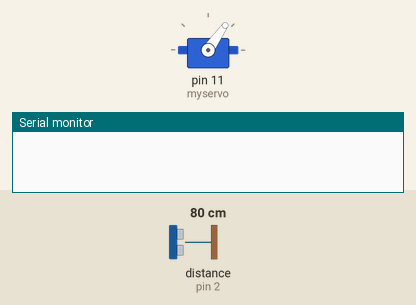
Recording of a sketch running on a simulated Arduino Uno, built with avr-gcc and run on an emulated ATmega328P. Parts: servo, the last lines printed to the serial monitor. Wiring (inferred from the names in the program): ultrasonic range finder: trigger pin 3; echo pin 2. The inputs (shaded band) are chosen by the test bench; at power-on: distance to the obstacle (sensor on pin 2) 80 cm. The echo pulse lasts 58.3 µs per cm.

Above: at 1.2 s.
1.3 s: distance to the obstacle (sensor on pin 2) set to 2 cm
2.8 s: distance to the obstacle (sensor on pin 2) set to 28 cm
4.3 s: distance to the obstacle (sensor on pin 2) set to 33 cm
At 4.52 s:
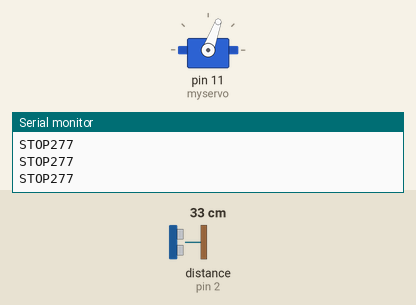
7.3 s: distance to the obstacle (sensor on pin 2) set to 4 cm
At 8.3 s:
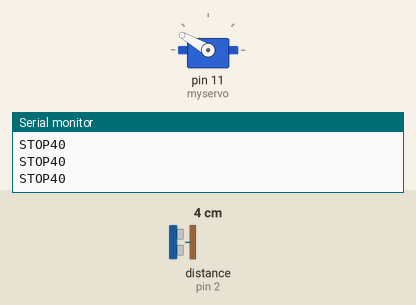
8.8 s: distance to the obstacle (sensor on pin 2) set to 35 cm
At 9.14 s:
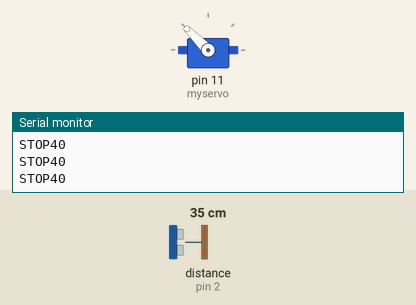
11.8 s: distance to the obstacle (sensor on pin 2) set to 9 cm
At 11.8 s:
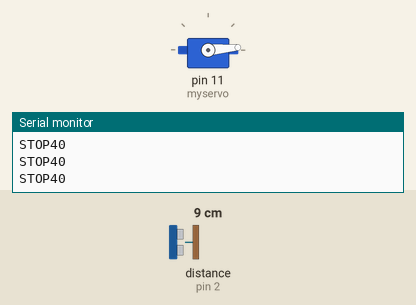
Timing chart, 0 to 14.3 s (numbered marks = the images above; inputs shaded):
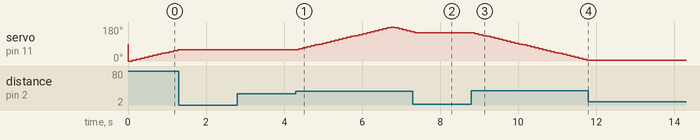

The sketch:

task4.ino
```cpp
int echoPin = 2;
int trigPin = 3;
int delay_us = 50; // <--- YOU HAVE TO FIND THE CORRECT VALUE FROM THE DATASHEET
long distance_mm = 0;
long duration_us = 10; // pulsi tagasi saamise aeg

#include <Servo.h>
Servo myservo;  // create servo object to control a servo
                // a maximum of eight servo objects can be created

int pos = 0;    // variable to store the servo position

void setup() {
  // put your setup code here, to run once:
  myservo.attach(11);  // attaches the servo on pin 9 to the servo object
  Serial.begin(9600);
  pinMode(echoPin, INPUT);
  pinMode(trigPin, OUTPUT);
}

void loop() {
  // put your main code here, to run repeatedly:
  digitalWrite(trigPin, HIGH);
  delayMicroseconds(delay_us);
  digitalWrite(trigPin, LOW);
  duration_us = pulseIn(echoPin, HIGH);
  distance_mm = ((duration_us / 2) / 29.1) * 10; // 2= edasi-tagasi 29.1=helikiirus

    for (pos = 0; pos < 180; pos += 5) // goes from 0 degrees to 180 degrees
    { // in steps of 1 degree
      myservo.write(pos);              // tell servo to go to position in variable 'pos'
      delay(50);  // waits 15ms for the servo to reach the position
      digitalWrite(trigPin, HIGH);
      delayMicroseconds(delay_us);
      digitalWrite(trigPin, LOW);
      duration_us = pulseIn(echoPin, HIGH);
      distance_mm = ((duration_us / 2) / 29.1) * 10;
      if (distance_mm < 300)
       {
        Serial.print("STOP");
        Serial.println(distance_mm, DEC);
        pos-=5;
       }
      else if (distance_mm >= 300)
       {
         myservo.write(pos);              // tell servo to go to position in variable 'pos'
         delay(50);
       }
    }

    for (pos = 180; pos >= 1; pos -= 5) // goes from 180 degrees to 0 degrees
    {
      myservo.write(pos);              // tell servo to go to position in variable 'pos'
      delay(50);

      digitalWrite(trigPin, HIGH);
      delayMicroseconds(delay_us);
      digitalWrite(trigPin, LOW);
      duration_us = pulseIn(echoPin, HIGH);
      distance_mm = ((duration_us / 2) / 29.1) * 10;

      if (distance_mm < 300)
      {
        Serial.print("STOP");
        Serial.println(distance_mm, DEC);
        pos+=5;
      }

      else if (distance_mm >= 300)
      {
        myservo.write(pos);              // tell servo to go to position in variable 'pos'
        delay(50);
      }

    }
  delay(100);
}
```

Measured:
- after the input at 1.3 s, servo on pin 11 (myservo): stays 60° (without the input it goes to 65° after 0.08 s)
- after the input at 4.3 s, servo on pin 11 (myservo): rises from 60° to 180° in 2.4 s, then falls to 155° in 0.51 s
- after the input at 7.3 s, servo on pin 11 (myservo): goes on until 7.4 s, then stays 150°
- after the input at 8.8 s, servo on pin 11 (myservo): moves from 150° to 5° over 2.9 s, starting after 0.08 s
- after the input at 11.8 s, servo on pin 11 (myservo): stops changing and stays 5°
